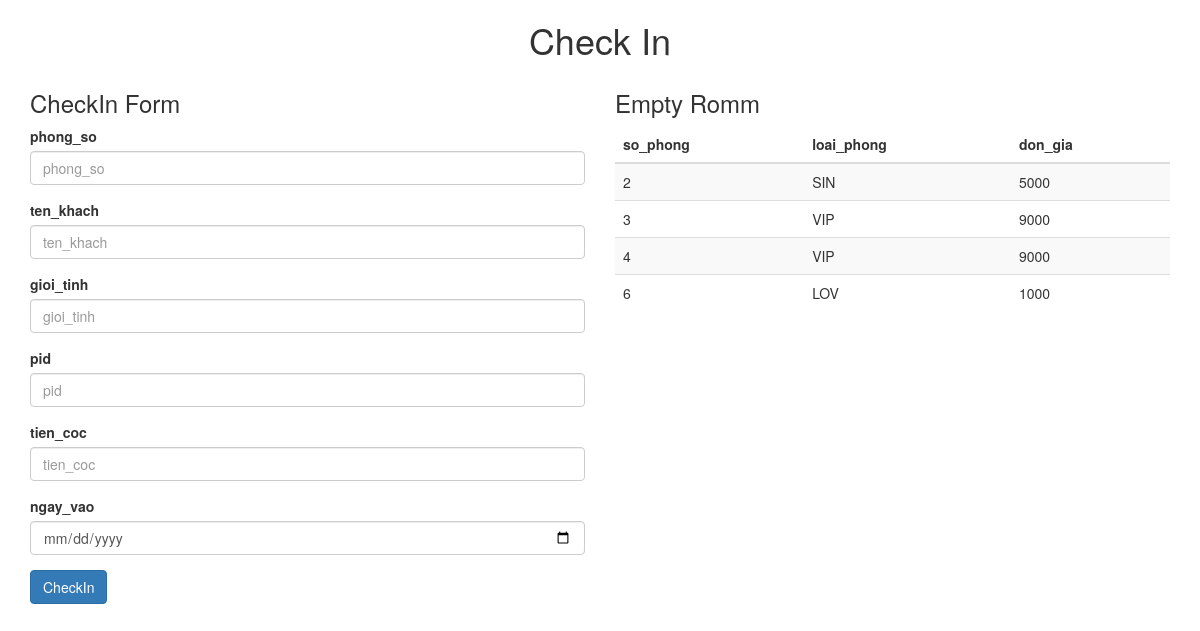
The app's page /index.php/room_rent/checkIn, older data.
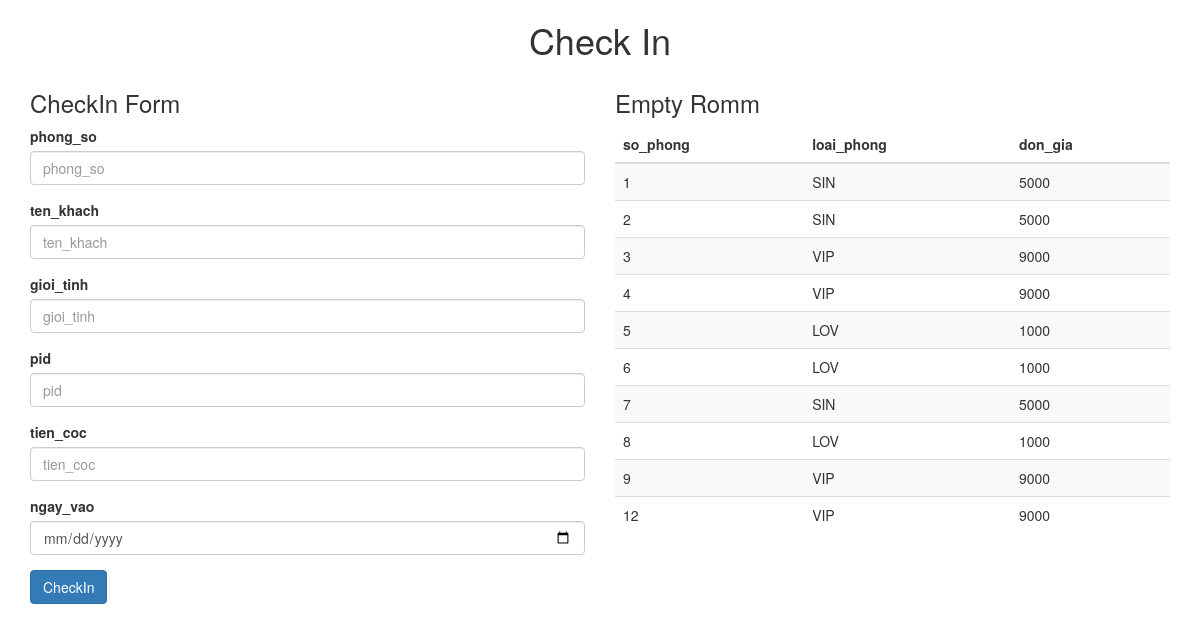
The same page, newer data.
### tables this page shows
CREATE TABLE IF NOT EXISTS `phong` (
`so_phong` int(11) NOT NULL,
  `loai_phong` varchar(256) NOT NULL,
  `thue_id` int(11) NOT NULL
);

### application/controllers/room_rent.php (called while the page is built, shortened)
<?php
class Room_rent extends CI_Controller {
	public function __construct()
	{
		$this->load->model('room_model');
	}
	public function checkIn()
	{
		$data = array();
		$data['phongConTrong'] =  $this->room_model->getEmptyRoom();
		$data['checkInForm'] =  $this->room_model->checkin_frm();
		$this->load->view('v_checkIn', $data, false);
	}
}

### index.php (called while the page is built, shortened)
<?php
require_once BASEPATH.'core/CodeIgniter.php';

### application/models/room_model.php (the view, shortened to what this page needs)
<?php
class Room_model extends CI_Model {
	private $table_phong = 'phong';
	private $table_giaPhong = 'gia_phong';
	private $table_thuePhong = 'thue_phong';
	public $emptyRoom = null;
	public function __construct()
	{
		$this->db->where('thue_id =',0);
		$this->emptyRoom =  $this->db->get($this->table_phong)->result();
		$this->db->where('thue_id >',0);
	}
	public function printTBL($array= null, $fld=null){
		$str = '<table class="table table-striped table-hover">
		<thead>';
			$str.='<tr>';
			foreach ($fld as $fl) {
				$str.= '<th>'.$fl.'</th>';
			}
			$str.='</tr>';
			$str.='</thead>';
			$str.='<tbody>';
			foreach ($array as $p) {
				$str.='<tr>';
				foreach ($fld as $key => $value) {
					$str .= '<td>'.$p->{$fld[$key]}.'</td>';
				}
				$str.='</tr>';
			}
			$str.='</tbody></table>';
			return $str;
		}
		public function getEmptyRoom(){
			return $this->printTBL($this->emptyRoom, ['so_phong','loai_phong','don_gia']);
		}
		public function getRoomPrice($roomType){
			$this->db->where('loai_phong',$roomType);
			return $this->db->get($this->table_giaPhong)->result()[0]->don_gia;
		}
		public function frm_input($fld)
		{
			return '<div class="form-group">
						<label for="">'.$fld.'</label>
						<input type="text" class="form-control" id="'.$fld.'" name="'.$fld.'" value="" placeholder= "'.$fld.'">
					</div>';
		}
	public function checkin_frm()
	{
		$str = '<form action="http://localhost/myhotel/index.php/room_rent/doCheckIn" method="POST" role="form">';
		$str.= $this->frm_input('phong_so');
		$str.= $this->frm_input('ten_khach');
		$str.= $this->frm_input('gioi_tinh');
		$str.= $this->frm_input('pid');
		$str.= $this->frm_input('tien_coc');
		$str.='<div class="form-group"> <label for="">ngay_vao</label>
					<input type="date" class="form-control" id="ngay_vao" name="ngay_vao" placeholder="Input field">
				</div><button type="submit" class="btn btn-primary">CheckIn</button></form>';
		return $str;
	}
	public function billById($thue_id){
		$this->db->where('id',$thue_id);
		return $this->db->get($this->table_thuePhong)->result()[0];
	}
}

### application/views/v_checkIn.php (shortened to what this page needs)
<!DOCTYPE html>
<html lang="">
<head>
	<link href="//netdna.bootstrapcdn.com/bootstrap/3.1.1/css/bootstrap.min.css" rel="stylesheet">
</head>
<body>
<div class="container">
	<div class="row">
		<h1 class="text-center">Check In</h1>
		<div class="col-xs-6 col-sm-6 col-md-6 col-lg-6">
		<h3>CheckIn Form</h3>
			<?php echo ($checkInForm); ?>
		</div>
		<div class="col-xs-6 col-sm-6 col-md-6 col-lg-6">
			<h3>Empty Romm</h3>
			<?php echo($phongConTrong); ?>
		</div>
	</div>
</div>
</body>
</html>

Row changes from the older to the newer data that the page shows:
now on this page (row edited): phong: key "1", key "SIN", key "5000"
now on this page (row edited): phong: key "5", key "LOV", key "1000"
added phong: key "7", key "SIN", key "5000"
added phong: key "8", key "LOV", key "1000"
added phong: key "9", key "VIP", key "9000"
added phong: key "12", key "VIP", key "9000"
